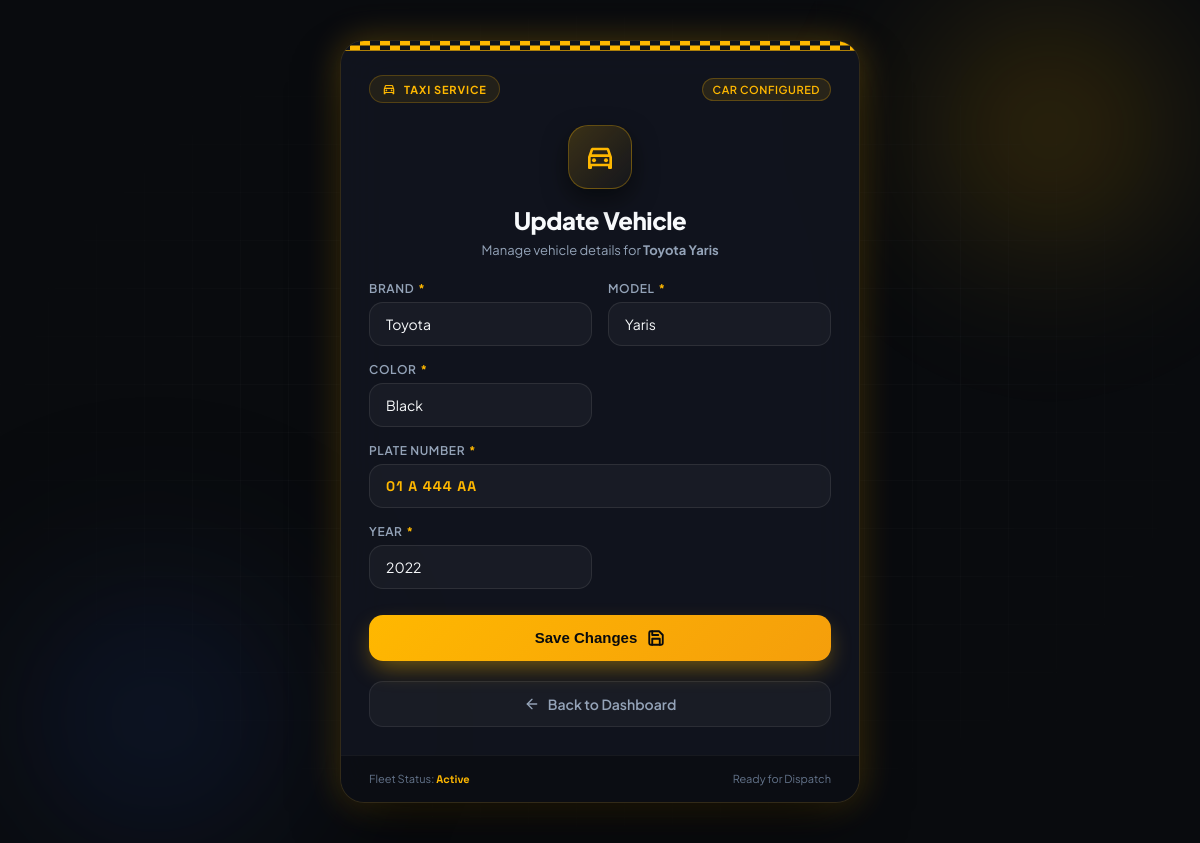
/driver/car/ (signed in), run on the app's committed database.
### drivers/models.py (models this page shows, shortened)
class Car(models.Model):
    driver = models.OneToOneField(
        Driver,
        on_delete=models.CASCADE,
        related_name="car"
    )
    brand = models.CharField(max_length=50)
    model = models.CharField(max_length=50)
    color = models.CharField(max_length=30)
    plate_number = models.CharField(max_length=20, unique=True)
    year = models.PositiveIntegerField()

### drivers/views.py (the view)
# urls.py: path("car/", views.car_form, name="car_form"),
@login_required
def car_form(request):
    if request.user.role != "driver":
        return render(request, "rides/access_denied.html")
    driver = request.user.driver_profile
    car = Car.objects.filter(driver=driver).first()
    if request.method == "POST":
        form = CarForm(request.POST, instance=car)
        if form.is_valid():
            car = form.save(commit=False)
            car.driver = driver
            car.save()
            return redirect("driver_dashboard")
    else:
        form = CarForm(instance=car)
    return render(request, "drivers/car_form.html", {
        "form": form,
        "car": car,
    })

### drivers/forms.py
class CarForm(forms.ModelForm):
    class Meta:
        model = Car
        fields = [
            "brand",
            "model",
            "color",
            "plate_number",
            "year",
        ]

### drivers/templates/drivers/car_form.html (shortened to what this page needs)
<!DOCTYPE html>
<html lang="en">
<head>
</head>
<body>
    <div class="ambient-grid"></div>
    <main class="car-container">
        <div class="car-card">
            <div class="taxi-checker-ribbon"></div>
            <div class="card-header-bar">
                <div class="brand-badge">
                    Taxi Service
                </div>
                <div class="status-chip">
                    {% if car %}Car Configured{% else %}New Vehicle{% endif %}
                </div>
            </div>
            <div class="car-hero">
                <div class="car-icon-wrap">
                </div>
                <h1 class="car-title">{% if car %}Update Vehicle{% else %}Register Vehicle{% endif %}</h1>
                <p class="car-subtitle">
                    {% if car %}
                        Manage vehicle details for <strong>{{ car.brand }} {{ car.model }}</strong>
                    {% else %}
                        Add your vehicle specifications to start receiving passenger rides
                    {% endif %}
                </p>
            </div>
            <form method="POST" class="car-form">
                <div class="form-fields-grid">
                    {% for field in form.visible_fields %}
                    <div class="form-group {% if field.name == 'plate_number' %}col-full{% else %}col-half{% endif %}">
                        <label for="{{ field.id_for_label }}">
                            {{ field.label }}
                            {% if field.field.required %}<span class="req-indicator">*</span>{% endif %}
                        </label>
                        <div class="input-wrapper">
                            {{ field }}
                        </div>
                    </div>
                    {% endfor %}
                </div>
                <button type="submit" class="btn-taxi-submit">
                    <span>{% if car %}Save Changes{% else %}Register Vehicle{% endif %}</span>
                    <svg viewBox="0 0 24 24" stroke-linecap="round" stroke-linejoin="round">
                        <path d="M19 21H5a2 2 0 0 1-2-2V5a2 2 0 0 1 2-2h11l5 5v11a2 2 0 0 1-2 2z"></path>
                        <polyline points="17 21 17 13 7 13 7 21"></polyline>
                        <polyline points="7 3 7 8 15 8"></polyline>
                    </svg>
                </button>
                <a href="{% url 'driver_dashboard' %}" class="btn-back-link">
                    <svg viewBox="0 0 24 24" stroke-width="2" stroke-linecap="round" stroke-linejoin="round">
                        <line x1="19" y1="12" x2="5" y2="12"></line>
                        <polyline points="12 19 5 12 12 5"></polyline>
                    </svg>
                    <span>Back to Dashboard</span>
                </a>
            </form>
            <div class="car-footer">
                <div>Fleet Status: <span>Active</span></div>
                <div>Ready for Dispatch</div>
            </div>
        </div>
    </main>
</body>
</html>

### data on the page
Car: brand "Toyota", model "Yaris", visible_fields "Toyota" "Yaris" "Black" "01 A 444 AA" "2022"

### other printed values
{{ field.label }} "BRAND" "MODEL" "COLOR" "PLATE NUMBER" "YEAR"
